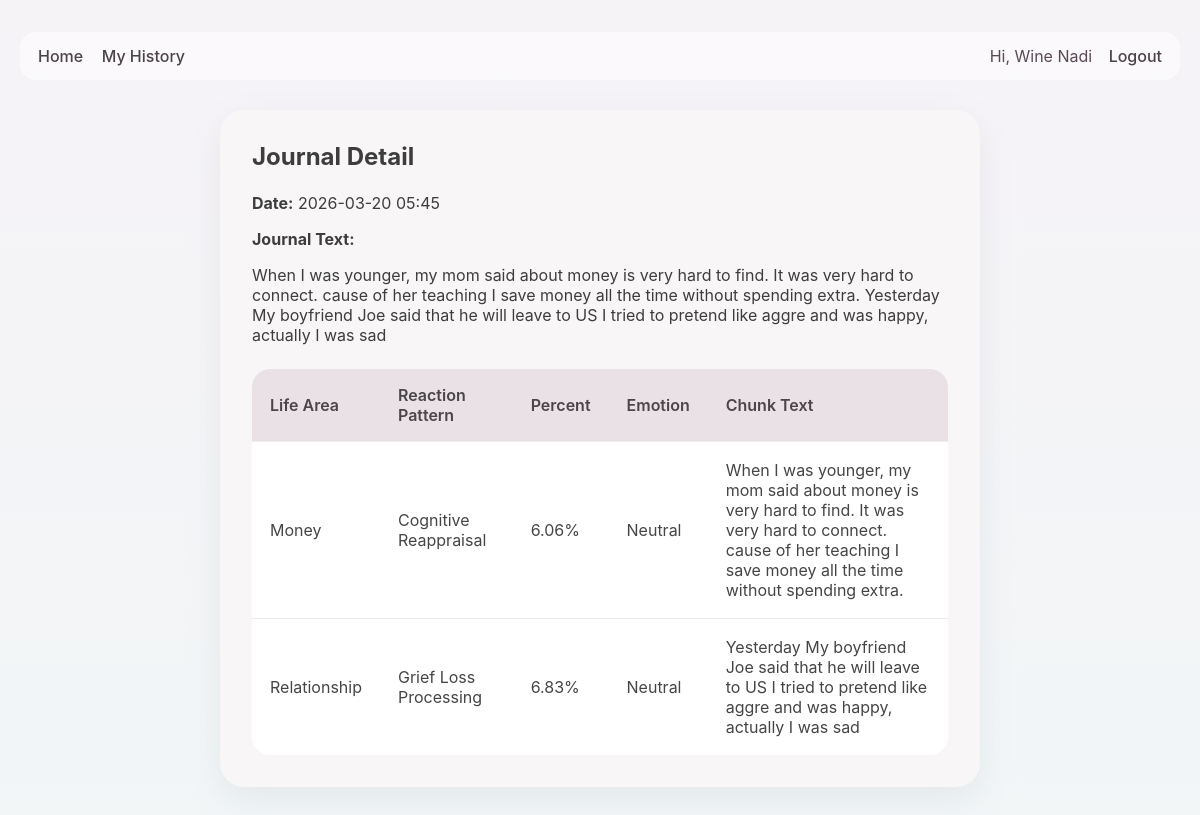
Screenshot of /history/11 (signed in) with the database file from the repository.
### app.py (models this page shows, shortened)
class User(UserMixin, db.Model):
    id = db.Column(db.Integer, primary_key=True)
    username = db.Column(db.String(120), unique=True, nullable=False)
    email = db.Column(db.String(150), unique=True, nullable=False)
    password_hash = db.Column(db.String(255), nullable=False)
    journals = db.relationship("JournalEntry", backref="user", lazy=True, cascade="all, delete-orphan")

class JournalEntry(db.Model):
    id = db.Column(db.Integer, primary_key=True)
    journal_text = db.Column(db.Text, nullable=False)
    created_at = db.Column(db.DateTime, default=datetime.utcnow)
    user_id = db.Column(db.Integer, db.ForeignKey("user.id"), nullable=False)
    analyses = db.relationship("JournalAnalysisRow", backref="journal", lazy=True, cascade="all, delete-orphan")

class JournalAnalysisRow(db.Model):
    id = db.Column(db.Integer, primary_key=True)
    life_area = db.Column(db.String(100), nullable=True)
    chunk_text = db.Column(db.Text, nullable=True)
    reaction_pattern = db.Column(db.String(200), nullable=True)
    percent = db.Column(db.Float, nullable=True)
    emotion = db.Column(db.String(100), nullable=True)
    journal_entry_id = db.Column(db.Integer, db.ForeignKey("journal_entry.id"), nullable=False)

### app.py (the view)
@app.route("/history/<int:entry_id>")
@login_required
def history_detail(entry_id):
    entry = JournalEntry.query.get_or_404(entry_id)
    if entry.user_id != current_user.id:
        flash("Unauthorized action.", "danger")
        return redirect(url_for("history"))
    return render_template("history_detail.html", entry=entry)

### app.py (called while the page is built)
@login_manager.user_loader
def load_user(user_id):
    return User.query.get(int(user_id))

### templates/history_detail.html
{% extends 'base.html' %}
{% block content %}
<div class="history-card">
    <h2>Journal Detail</h2>
    <p><strong>Date:</strong> {{ entry.created_at.strftime('%Y-%m-%d %H:%M') }}</p>
    <p><strong>Journal Text:</strong></p>
    <div style="margin-bottom: 24px;">{{ entry.journal_text }}</div>
    {% if entry.analyses %}
    <table class="history-table">
        <thead>
            <tr>
                <th>Life Area</th>
                <th>Reaction Pattern</th>
                <th>Percent</th>
                <th>Emotion</th>
                <th>Chunk Text</th>
            </tr>
        </thead>
        <tbody>
            {% for row in entry.analyses %}
            <tr>
                <td>{{ row.life_area }}</td>
                <td>{{ row.reaction_pattern }}</td>
                <td>{{ row.percent }}%</td>
                <td>{{ row.emotion }}</td>
                <td>{{ row.chunk_text }}</td>
            </tr>
            {% endfor %}
        </tbody>
    </table>
    {% endif %}
</div>
{% endblock %}

### templates/base.html (shortened to what this page needs)
<!DOCTYPE html>
<html lang="en">
<head>
    <link rel="stylesheet" href="{{ url_for('static', filename='css/style.css') }}">
</head>
<body>
    <div class="page-shell">
        <nav class="top-nav">
            <div class="nav-left">
                <a href="{{ url_for('index') }}">Home</a>
                {% if current_user.is_authenticated %}
                    <a href="{{ url_for('history') }}">My History</a>
                {% endif %}
            </div>
            <div class="nav-right">
                {% if current_user.is_authenticated %}
                    <span class="welcome-text">Hi, {{ current_user.username }}</span>
                    <a href="{{ url_for('logout') }}">Logout</a>
                {% else %}
                    <a href="{{ url_for('login') }}">Login</a>
                    <a href="{{ url_for('register') }}">Register</a>
                {% endif %}
            </div>
        </nav>
        {% block content %}{% endblock %}
    </div>
</body>
</html>

### static/css/style.css (style rules this page uses)
* { box-sizing: border-box; }
body { margin: 0; padding: 0; font-family: "Inter", "Segoe UI", Arial, sans-serif; background: linear-gradient(180deg, #f6f3f7 0%, #f2f6f7 100%); color: #3d3d3d; }
.page-shell { max-width: 1200px; margin: 0 auto; padding: 20px; }
.top-nav { display: flex; justify-content: space-between; align-items: center; margin: 12px 0 24px; padding: 14px 18px; border-radius: 16px; background: rgba(255, 255, 255, 0.55); }
.top-nav a { text-decoration: none; margin-right: 14px; color: #4b4348; font-weight: 500; }
.top-nav a:last-child { margin-right: 0; }
.welcome-text { margin-right: 12px; color: #5b4a55; }
.auth-card, .history-card { max-width: 760px; margin: 30px auto; background: #f8f6f7; padding: 32px; border-radius: 24px; box-shadow: 0 12px 35px rgba(110, 118, 130, 0.10); }
.auth-card h2, .history-card h2 { margin-top: 0; margin-bottom: 22px; }
.history-table { width: 100%; border-collapse: collapse; background: white; border-radius: 14px; overflow: hidden; }
.history-table th, .history-table td { text-align: left; padding: 14px; border-bottom: 1px solid #eee; }
.history-table th { background: #f1ebef; }
.history-table { width: 100%; border-collapse: collapse; background: #fff; border-radius: 18px; overflow: hidden; }
.history-table th { text-align: left; padding: 16px 18px; background: #e9e1e6; color: #4a4548; font-size: 16px; font-weight: 600; }
.history-table td { padding: 18px; border-bottom: 1px solid #eee7eb; vertical-align: middle; color: #454545; font-size: 16px; }
.history-table tr:last-child td { border-bottom: none; }

### rows the page displays
User: username "Wine Nadi"
JournalEntry: created_at "2026-03-20 05:45", journal_text "When I was younger, my mom said about money is very hard to find. It was very hard to connect. cause of her teaching I save money all the time without spending extra. Yesterday My boyfriend Joe said that he will leave to US I tried to pretend like aggre and was happy, actually I was sad"
JournalAnalysisRow: life_area "Money", reaction_pattern "Cognitive Reappraisal", percent "6.06", emotion "Neutral", chunk_text "When I was younger, my mom said about money is very hard to find. It was very hard to connect. cause of her teaching I save money all the time without spending extra."
JournalAnalysisRow: life_area "Relationship", reaction_pattern "Grief Loss Processing", percent "6.83", emotion "Neutral", chunk_text "Yesterday My boyfriend Joe said that he will leave to US I tried to pretend like aggre and was happy, actually I was sad"
